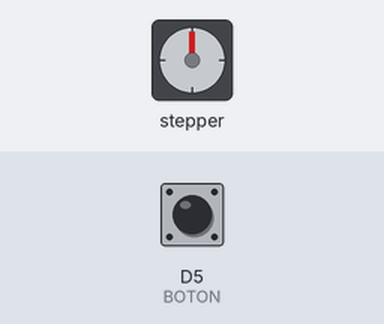
Bench run of a sketch on a simulated ESP8266 (NodeMCU). Parts: stepper motor. Wiring (inferred from the names in the program): stepper motor (2048 steps per turn assumed): coils D1, D2, D3, D4. Inputs (shaded band) come from the test bench; at power-on: D5 (BOTON) LOW. WiFi joins after 1.5 s; servers stay silent unless stated; no MQTT or app messages arrive unless stated.

Above: at 2.7 s.
2.8 s: D5 (BOTON) pulled HIGH for 0.15 s
At 3.11 s:
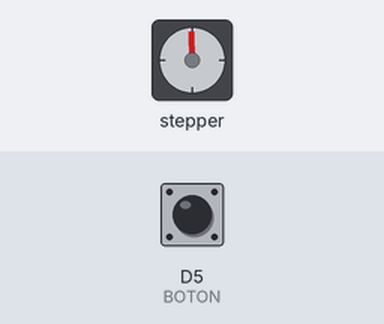
5.8 s: D5 (BOTON) pulled HIGH for 1 s
At 7.9 s:
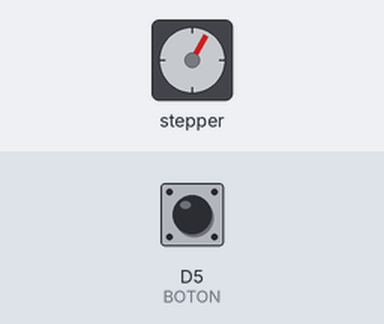
8.3 s: D5 (BOTON) pulled HIGH for 0.15 s
At 9.2 s:
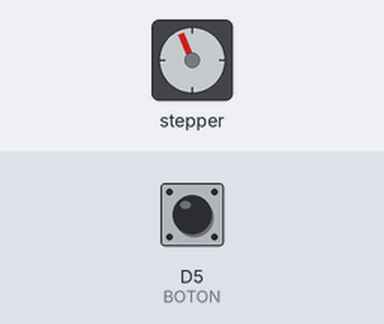
11.4 s: D5 (BOTON) pulled HIGH for 3.2 s
Timing chart, 0 to 16.1 s (numbered marks = the images above; inputs shaded):
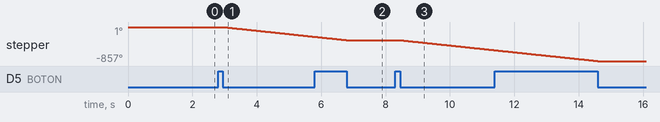

Measured:
- after the input at 2.8 s, stepper: keeps turning counter-clockwise at about 86°/s, starting after 0.16 s
- after the input at 5.8 s, stepper: goes on until 6.8 s, then stays -330°
- after the input at 8.3 s, stepper: keeps turning counter-clockwise at about 86°/s, starting after 0.16 s

The sketch:

motorTiempoDeep.ino
```cpp
//___________LIBRERIAS___________//

#include <ESP8266WiFi.h>
#include <PubSubClient.h>

//___________DEFINES___________//

#define IN1 D1
#define IN2 D2
#define IN3 D3
#define IN4 D4

#define BOTON D5

#define TIEMPO_DeepSleep 840000000 //tiempo en uS (actual=14min,840 000 000)

//___________VALORES RED WIFI___________//

const char* ssid = "Nombre Red Wi-Fi";
const char* password = "Contraseña Wi-Fi";
const char* mqtt_server = "IP Raspberry";

//___________TOPICS___________//

const char* topicDesplegar = "casa/motor/desplegar";
const char* topicRecoger = "casa/motor/recoger";

const char* topicConfiguracion = "casa/motor/configuracion";

const char* topicEstadoGuardarPasos = "casa/motor/estado/pasos/guardar";
const char* topicEstadoPasos = "casa/motor/estado/pasos";

//___________VARIABLES___________//

int Paso [ 8 ][ 4 ] =
{ {1, 0, 0, 0},
  {1, 1, 0, 0},
  {0, 1, 0, 0},
  {0, 1, 1, 0},
  {0, 0, 1, 0},
  {0, 0, 1, 1},
  {0, 0, 0, 1},
  {1, 0, 0, 1}
};
int steps_left;
boolean Recogido = true; // Recogido == false -> giro horario (despliega el toldo)
int Steps = 0;
int ESTADOBOTON;
char pasos[50];
int pasosDespliegue;

//___________SUBPROGRMAS___________//

void setup_wifi(); //Inicia conexion WiFi
void callback(String topic, byte* message, unsigned int length); //Procesamiento de los mensajes recibidos a los topics
void reconnect(); //Reconexión del dispositivo a la red
void dormir();
void motor();
void stepper();
void SetDirection();
void configuracion(); //Entra en modo "configuracion" para ajustar las vueltas a dar por el motor
bool PresionarBoton();

//___________CREACION DE LOS OBJETOS___________//

WiFiClient espClient;
PubSubClient client(espClient);

//___________PROGRAMA___________//

void setup(void){

  pinMode(IN1, OUTPUT);
  pinMode(IN2, OUTPUT);
  pinMode(IN3, OUTPUT);
  pinMode(IN4, OUTPUT);

  pinMode(BOTON,INPUT);

  setup_wifi();

  client.setServer(mqtt_server, 1883);
  client.setCallback(callback);

}

void loop(){

  if (!client.connected()) reconnect();

  if(!client.loop()) client.connect("ESP8266ClientMotor");

  if(PresionarBoton()) configuracion();

}

//___________SUBPROGRAMAS___________//

void setup_wifi() {

  //Conexión wifi:

  WiFi.begin(ssid, password);

  //Mientras no se realice la conexión, este bucle es ejecutado

  while(WiFi.status() != WL_CONNECTED) delay(500);

}

void callback(String topic, byte* message, unsigned int length) {

  String messageTemp;

  //Llega un mensaje al topic

  for (int i = 0; i < length; i++) messageTemp += (char)message[i];

  //Ejecucion de las operaciones a realizar en función del mensaje recibido:

  if(topic == topicRecoger){

      if(Recogido == false){ //Evita que el motor gire en el sentido "Recoger" cuando ya se encuentra recogido
        Recogido = true;
        motor();
      }

      dormir();
  }

  else if(topic == topicDesplegar){

      if(Recogido == true){//Evita que el motor gire en el sentido "Desplegar" cuando ya se encuentra desplegado
        Recogido = false;
        motor();
      }

      dormir();

  }

  else if(topic == topicEstadoPasos) pasosDespliegue = messageTemp.toInt();

}

void reconnect() {

  while (!client.connected()) {

    //Si el dispositivo es desconectado de la red, procede a suscribirse al topic

    if (client.connect("ESP8266ClientMotor")){

      client.subscribe(topicDesplegar);
      client.subscribe(topicRecoger);
      client.subscribe(topicConfiguracion);
      client.subscribe(topicEstadoPasos);

    }

    else delay(50);

  }

}

void dormir(){

  ESP.deepSleep(TIEMPO_DeepSleep, WAKE_NO_RFCAL);  // cuando se reinicia el microprocesador no se calibra la señal de radio. Esto reduce el consumo la señal de radio después del reencendido

}

void motor(){

  steps_left = pasosDespliegue;

  while (steps_left > 0){
    stepper() ;     // Avanza un paso
    steps_left-- ;  // Decrementa el contador de pasos necesarios
    delay(1);
  }

}

void stepper(){            //Avanza un paso

  digitalWrite( IN1, Paso[Steps][ 0] );
  digitalWrite( IN2, Paso[Steps][ 1] );
  digitalWrite( IN3, Paso[Steps][ 2] );
  digitalWrite( IN4, Paso[Steps][ 3] );

  SetDirection();
}
void SetDirection(){

  if (Recogido) Steps++;
  else Steps--;

  Steps = ( Steps + 8 ) % 8 ;

}

void configuracion(){

  int pasos_int = 0;

  if(Recogido == false){  //Si se procede a la configuracion con el toldo desplegado, primero, es plegado
    Recogido = true;
    motor();
  }

  Recogido=false;

  while(!PresionarBoton()){
    stepper();
    pasos_int++;
    delay(1);
  }

  String pasos_str = String(pasos_int);
  pasos_str.toCharArray(pasos, pasos_str.length() + 1);

  client.publish(topicEstadoGuardarPasos,pasos);

}

bool PresionarBoton(){

  if(digitalRead(BOTON) == HIGH) ESTADOBOTON = 1;

  if(ESTADOBOTON == HIGH && digitalRead(BOTON) == LOW){
    ESTADOBOTON = 0;
    return true;
  }else return false;

}
```
